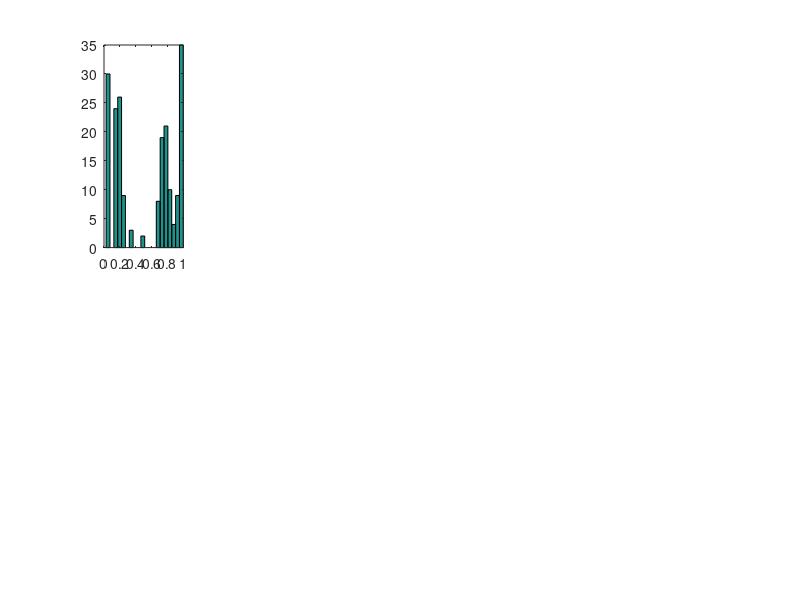

Here is the MATLAB script that generated this plot: (Note: this script raises an error after producing the figure.)
% MH algorithm
clear; close all


N = 2000;
X = zeros(N, 1);
X(1) = 0.5;

% target distribution
pd1 = makedist('Beta', 'a', 1, 'b', 8);
pd2 = makedist('Beta', 'a', 9, 'b', 1);

f = @(x) 0.6 * pdf(pd1, x) + 0.4 * pdf(pd2, x);
% t = linspace(0, 1, 5000);
% plot(t, f(t'));

h1 = figure;
for i = 2 : N
    y = X(i-1) + randn(1) * 2;
    u = rand(1);
    if u <= min( f(y) / f(X(i-1)), 1 )
        X(i) = y;
    else
        X(i) = X(i-1);
    end
    
    if  mod(i,200) == 0 
        subplot(2, 5, i / 200);
        hist(X(i - 199:i), 20);
        tl = sprintf('%d: mean = %.2f, var = %.2f\nchi_square = %f',...
            i / 200, mean(X(i - 199:i)), var(X(i - 199:i)),...
            compute_chi_2(X(i - 199:i)));
        title(tl);
    end
end
set(h1, 'Position', [200 400 800 500]);

figure;
hist(X(1001:end), 50);
h2 = figure;
plot(X);
set(h2, 'Position', [250 500 800 500]);
 